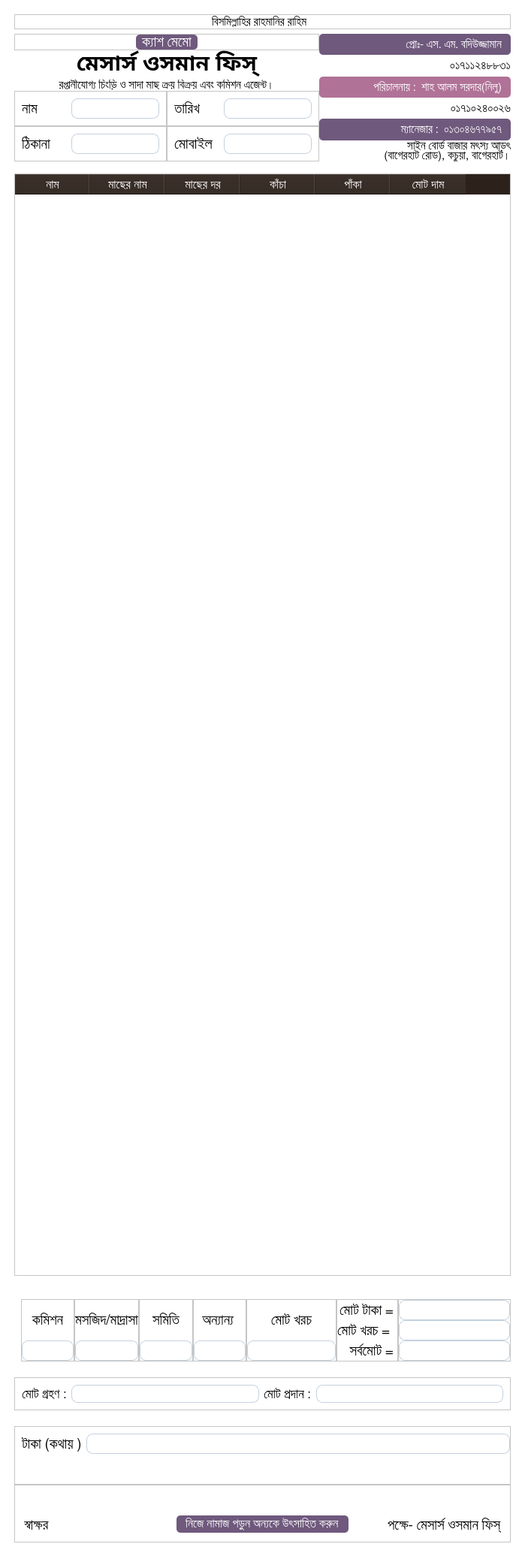
<?xml version="1.0" encoding="UTF-8"?>
<ui version="4.0">
 <class>Form</class>
 <widget class="QWidget" name="Form">
  <property name="geometry">
   <rect>
    <x>0</x>
    <y>0</y>
    <width>699</width>
    <height>2088</height>
   </rect>
  </property>
  <property name="font">
   <font>
    <family>Arial</family>
    <pointsize>12</pointsize>
   </font>
  </property>
  <property name="windowTitle">
   <string>Form</string>
  </property>
  <property name="styleSheet">
   <string notr="true">#Form{border:1px solid #2D221B; padding:10px; margin:10px }
QLineEdit{border:1px solid #C3D1DF;border-radius:8px;pdding:5px 15px}
*{background-color:white;}</string>
  </property>
  <layout class="QVBoxLayout" name="verticalLayout_7">
   <property name="spacing">
    <number>0</number>
   </property>
   <property name="leftMargin">
    <number>10</number>
   </property>
   <property name="topMargin">
    <number>10</number>
   </property>
   <property name="rightMargin">
    <number>10</number>
   </property>
   <property name="bottomMargin">
    <number>10</number>
   </property>
   <item>
    <widget class="QWidget" name="widget" native="true">
     <layout class="QVBoxLayout" name="verticalLayout">
      <item>
       <widget class="QFrame" name="frame">
        <property name="maximumSize">
         <size>
          <width>16777215</width>
          <height>20</height>
         </size>
        </property>
        <property name="frameShape">
         <enum>QFrame::StyledPanel</enum>
        </property>
        <property name="frameShadow">
         <enum>QFrame::Raised</enum>
        </property>
        <layout class="QHBoxLayout" name="horizontalLayout_2">
         <property name="leftMargin">
          <number>0</number>
         </property>
         <property name="topMargin">
          <number>0</number>
         </property>
         <property name="rightMargin">
          <number>0</number>
         </property>
         <property name="bottomMargin">
          <number>0</number>
         </property>
         <item>
          <spacer name="horizontalSpacer">
           <property name="orientation">
            <enum>Qt::Horizontal</enum>
           </property>
           <property name="sizeHint" stdset="0">
            <size>
             <width>285</width>
             <height>15</height>
            </size>
           </property>
          </spacer>
         </item>
         <item>
          <widget class="QLabel" name="label">
           <property name="maximumSize">
            <size>
             <width>160</width>
             <height>50</height>
            </size>
           </property>
           <property name="font">
            <font>
             <pointsize>11</pointsize>
            </font>
           </property>
           <property name="text">
            <string>বিসমিল্লাহির রাহমানির রাহিম </string>
           </property>
          </widget>
         </item>
         <item>
          <spacer name="horizontalSpacer_2">
           <property name="orientation">
            <enum>Qt::Horizontal</enum>
           </property>
           <property name="sizeHint" stdset="0">
            <size>
             <width>288</width>
             <height>15</height>
            </size>
           </property>
          </spacer>
         </item>
        </layout>
       </widget>
      </item>
      <item>
       <widget class="QWidget" name="widget_2" native="true">
        <layout class="QHBoxLayout" name="horizontalLayout_3">
         <property name="spacing">
          <number>0</number>
         </property>
         <property name="leftMargin">
          <number>0</number>
         </property>
         <property name="topMargin">
          <number>0</number>
         </property>
         <property name="rightMargin">
          <number>0</number>
         </property>
         <property name="bottomMargin">
          <number>0</number>
         </property>
         <item>
          <widget class="QWidget" name="leftheader" native="true">
           <property name="styleSheet">
            <string notr="true"/>
           </property>
           <layout class="QVBoxLayout" name="verticalLayout_3">
            <property name="spacing">
             <number>0</number>
            </property>
            <property name="leftMargin">
             <number>0</number>
            </property>
            <property name="topMargin">
             <number>0</number>
            </property>
            <property name="rightMargin">
             <number>0</number>
            </property>
            <property name="bottomMargin">
             <number>0</number>
            </property>
            <item>
             <widget class="QFrame" name="frame_6">
              <property name="frameShape">
               <enum>QFrame::StyledPanel</enum>
              </property>
              <property name="frameShadow">
               <enum>QFrame::Raised</enum>
              </property>
              <layout class="QHBoxLayout" name="horizontalLayout_10">
               <property name="spacing">
                <number>0</number>
               </property>
               <property name="leftMargin">
                <number>0</number>
               </property>
               <property name="topMargin">
                <number>0</number>
               </property>
               <property name="rightMargin">
                <number>0</number>
               </property>
               <property name="bottomMargin">
                <number>0</number>
               </property>
               <item>
                <spacer name="horizontalSpacer_4">
                 <property name="orientation">
                  <enum>Qt::Horizontal</enum>
                 </property>
                 <property name="sizeHint" stdset="0">
                  <size>
                   <width>217</width>
                   <height>20</height>
                  </size>
                 </property>
                </spacer>
               </item>
               <item>
                <widget class="QLabel" name="memoLabel">
                 <property name="maximumSize">
                  <size>
                   <width>250</width>
                   <height>20</height>
                  </size>
                 </property>
                 <property name="font">
                  <font>
                   <family>SutonnyMJ</family>
                   <pointsize>14</pointsize>
                  </font>
                 </property>
                 <property name="styleSheet">
                  <string notr="true">background-color: rgb(111, 89, 125);
color: rgb(255, 255, 255);
border-radius:5px;padding:3px 8px;</string>
                 </property>
                 <property name="text">
                  <string>ক্যাশ মেমো</string>
                 </property>
                 <property name="alignment">
                  <set>Qt::AlignCenter</set>
                 </property>
                </widget>
               </item>
               <item>
                <spacer name="horizontalSpacer_3">
                 <property name="orientation">
                  <enum>Qt::Horizontal</enum>
                 </property>
                 <property name="sizeHint" stdset="0">
                  <size>
                   <width>217</width>
                   <height>20</height>
                  </size>
                 </property>
                </spacer>
               </item>
              </layout>
             </widget>
            </item>
            <item>
             <widget class="QLabel" name="label_9">
              <property name="font">
               <font>
                <family>SutonnyMJ</family>
                <pointsize>22</pointsize>
                <weight>75</weight>
                <bold>true</bold>
               </font>
              </property>
              <property name="text">
               <string>মেসার্স ওসমান ফিস্</string>
              </property>
              <property name="alignment">
               <set>Qt::AlignCenter</set>
              </property>
             </widget>
            </item>
            <item>
             <widget class="QLabel" name="label_10">
              <property name="font">
               <font>
                <family>SutonnyMJ</family>
                <pointsize>11</pointsize>
               </font>
              </property>
              <property name="text">
               <string>রপ্তানীযোগ্য চিংড়ি ও সাদা মাছ ক্রয় বিক্রয় এবং কমিশন এজেন্ট।</string>
              </property>
              <property name="alignment">
               <set>Qt::AlignCenter</set>
              </property>
             </widget>
            </item>
            <item>
             <widget class="QWidget" name="widget_8" native="true">
              <layout class="QHBoxLayout" name="horizontalLayout_4">
               <property name="spacing">
                <number>0</number>
               </property>
               <property name="leftMargin">
                <number>0</number>
               </property>
               <property name="topMargin">
                <number>0</number>
               </property>
               <property name="rightMargin">
                <number>0</number>
               </property>
               <property name="bottomMargin">
                <number>0</number>
               </property>
               <item>
                <widget class="QFrame" name="frame_2">
                 <property name="frameShape">
                  <enum>QFrame::StyledPanel</enum>
                 </property>
                 <property name="frameShadow">
                  <enum>QFrame::Raised</enum>
                 </property>
                 <layout class="QHBoxLayout" name="horizontalLayout_6">
                  <item>
                   <widget class="QLabel" name="label_11">
                    <property name="minimumSize">
                     <size>
                      <width>60</width>
                      <height>0</height>
                     </size>
                    </property>
                    <property name="maximumSize">
                     <size>
                      <width>60</width>
                      <height>16777215</height>
                     </size>
                    </property>
                    <property name="font">
                     <font>
                      <family>SutonnyMJ</family>
                      <pointsize>14</pointsize>
                     </font>
                    </property>
                    <property name="text">
                     <string>নাম</string>
                    </property>
                   </widget>
                  </item>
                  <item>
                   <widget class="QLineEdit" name="name">
                    <property name="font">
                     <font>
                      <family>Arial</family>
                      <pointsize>14</pointsize>
                     </font>
                    </property>
                   </widget>
                  </item>
                 </layout>
                </widget>
               </item>
               <item>
                <widget class="QFrame" name="frame_3">
                 <property name="frameShape">
                  <enum>QFrame::StyledPanel</enum>
                 </property>
                 <property name="frameShadow">
                  <enum>QFrame::Raised</enum>
                 </property>
                 <layout class="QHBoxLayout" name="horizontalLayout_7">
                  <item>
                   <widget class="QLabel" name="label_13">
                    <property name="minimumSize">
                     <size>
                      <width>60</width>
                      <height>0</height>
                     </size>
                    </property>
                    <property name="maximumSize">
                     <size>
                      <width>60</width>
                      <height>16777215</height>
                     </size>
                    </property>
                    <property name="font">
                     <font>
                      <family>SutonnyMJ</family>
                      <pointsize>14</pointsize>
                     </font>
                    </property>
                    <property name="text">
                     <string>তারিখ</string>
                    </property>
                   </widget>
                  </item>
                  <item>
                   <widget class="QLineEdit" name="date">
                    <property name="font">
                     <font>
                      <family>Arial</family>
                      <pointsize>14</pointsize>
                     </font>
                    </property>
                   </widget>
                  </item>
                 </layout>
                </widget>
               </item>
              </layout>
             </widget>
            </item>
            <item>
             <widget class="QWidget" name="widget_9" native="true">
              <layout class="QHBoxLayout" name="horizontalLayout_5">
               <property name="spacing">
                <number>0</number>
               </property>
               <property name="leftMargin">
                <number>0</number>
               </property>
               <property name="topMargin">
                <number>0</number>
               </property>
               <property name="rightMargin">
                <number>0</number>
               </property>
               <property name="bottomMargin">
                <number>0</number>
               </property>
               <item>
                <widget class="QFrame" name="frame_4">
                 <property name="frameShape">
                  <enum>QFrame::StyledPanel</enum>
                 </property>
                 <property name="frameShadow">
                  <enum>QFrame::Raised</enum>
                 </property>
                 <layout class="QHBoxLayout" name="horizontalLayout_8">
                  <item>
                   <widget class="QLabel" name="label_12">
                    <property name="minimumSize">
                     <size>
                      <width>60</width>
                      <height>0</height>
                     </size>
                    </property>
                    <property name="maximumSize">
                     <size>
                      <width>60</width>
                      <height>16777215</height>
                     </size>
                    </property>
                    <property name="font">
                     <font>
                      <family>SutonnyMJ</family>
                      <pointsize>14</pointsize>
                     </font>
                    </property>
                    <property name="text">
                     <string>ঠিকানা</string>
                    </property>
                   </widget>
                  </item>
                  <item>
                   <widget class="QLineEdit" name="address">
                    <property name="font">
                     <font>
                      <family>Arial</family>
                      <pointsize>14</pointsize>
                     </font>
                    </property>
                   </widget>
                  </item>
                 </layout>
                </widget>
               </item>
               <item>
                <widget class="QFrame" name="frame_5">
                 <property name="frameShape">
                  <enum>QFrame::StyledPanel</enum>
                 </property>
                 <property name="frameShadow">
                  <enum>QFrame::Raised</enum>
                 </property>
                 <layout class="QHBoxLayout" name="horizontalLayout_9">
                  <item>
                   <widget class="QLabel" name="label_14">
                    <property name="minimumSize">
                     <size>
                      <width>60</width>
                      <height>0</height>
                     </size>
                    </property>
                    <property name="maximumSize">
                     <size>
                      <width>60</width>
                      <height>16777215</height>
                     </size>
                    </property>
                    <property name="font">
                     <font>
                      <family>SutonnyMJ</family>
                      <pointsize>15</pointsize>
                     </font>
                    </property>
                    <property name="text">
                     <string>মোবাইল</string>
                    </property>
                   </widget>
                  </item>
                  <item>
                   <widget class="QLineEdit" name="mobile">
                    <property name="font">
                     <font>
                      <family>Arial</family>
                      <pointsize>14</pointsize>
                     </font>
                    </property>
                   </widget>
                  </item>
                 </layout>
                </widget>
               </item>
              </layout>
             </widget>
            </item>
           </layout>
          </widget>
         </item>
         <item>
          <widget class="QWidget" name="rightheader" native="true">
           <property name="minimumSize">
            <size>
             <width>255</width>
             <height>0</height>
            </size>
           </property>
           <property name="maximumSize">
            <size>
             <width>240</width>
             <height>16777215</height>
            </size>
           </property>
           <property name="baseSize">
            <size>
             <width>250</width>
             <height>0</height>
            </size>
           </property>
           <property name="styleSheet">
            <string notr="true">text-align: center;</string>
           </property>
           <layout class="QVBoxLayout" name="verticalLayout_2">
            <property name="spacing">
             <number>0</number>
            </property>
            <property name="leftMargin">
             <number>0</number>
            </property>
            <property name="topMargin">
             <number>0</number>
            </property>
            <property name="rightMargin">
             <number>0</number>
            </property>
            <property name="bottomMargin">
             <number>0</number>
            </property>
            <item>
             <widget class="QLabel" name="label_2">
              <property name="font">
               <font>
                <family>SutonnyMJ</family>
                <pointsize>11</pointsize>
               </font>
              </property>
              <property name="styleSheet">
               <string notr="true">background-color: rgb(111, 89, 125);
color: rgb(255, 255, 255);
border-radius:5px;padding:3px 8px;</string>
              </property>
              <property name="text">
               <string>প্রোঃ- এস. এম. বদিউজ্জামান</string>
              </property>
              <property name="alignment">
               <set>Qt::AlignRight|Qt::AlignTrailing|Qt::AlignVCenter</set>
              </property>
             </widget>
            </item>
            <item>
             <widget class="QLabel" name="label_3">
              <property name="font">
               <font>
                <family>SutonnyMJ</family>
                <pointsize>12</pointsize>
               </font>
              </property>
              <property name="styleSheet">
               <string notr="true"/>
              </property>
              <property name="text">
               <string>০১৭১১২৪৮৮৩১</string>
              </property>
              <property name="alignment">
               <set>Qt::AlignRight|Qt::AlignTrailing|Qt::AlignVCenter</set>
              </property>
             </widget>
            </item>
            <item>
             <widget class="QLabel" name="label_4">
              <property name="font">
               <font>
                <family>SutonnyMJ</family>
                <pointsize>11</pointsize>
                <weight>50</weight>
                <bold>false</bold>
               </font>
              </property>
              <property name="styleSheet">
               <string notr="true">background-color: rgb(176, 114, 151);
color: rgb(255, 255, 255);
border-radius:5px;padding:3px 8px;</string>
              </property>
              <property name="text">
               <string>পরিচালনায় :  শাহ আলম সরদার(নিলু)</string>
              </property>
              <property name="alignment">
               <set>Qt::AlignRight|Qt::AlignTrailing|Qt::AlignVCenter</set>
              </property>
             </widget>
            </item>
            <item>
             <widget class="QLabel" name="label_5">
              <property name="font">
               <font>
                <family>SutonnyMJ</family>
                <pointsize>12</pointsize>
               </font>
              </property>
              <property name="text">
               <string>০১৭১০২৪০০২৬</string>
              </property>
              <property name="alignment">
               <set>Qt::AlignRight|Qt::AlignTrailing|Qt::AlignVCenter</set>
              </property>
             </widget>
            </item>
            <item>
             <widget class="QLabel" name="label_6">
              <property name="font">
               <font>
                <family>SutonnyMJ</family>
                <pointsize>11</pointsize>
               </font>
              </property>
              <property name="styleSheet">
               <string notr="true">background-color: rgb(111, 89, 125);
color: rgb(255, 255, 255);
border-radius:5px;padding:3px 8px;</string>
              </property>
              <property name="text">
               <string>ম্যানেজার :  ০১৩০৪৬৭৭৯৫৭</string>
              </property>
              <property name="alignment">
               <set>Qt::AlignRight|Qt::AlignTrailing|Qt::AlignVCenter</set>
              </property>
             </widget>
            </item>
            <item>
             <widget class="QLabel" name="label_7">
              <property name="font">
               <font>
                <family>SutonnyMJ</family>
                <pointsize>11</pointsize>
               </font>
              </property>
              <property name="text">
               <string>সাইন বোর্ড বাজার মৎস্য আড়ৎ
(বাগেরহাট রোড), কচুয়া, বাগেরহাট।</string>
              </property>
              <property name="alignment">
               <set>Qt::AlignRight|Qt::AlignTrailing|Qt::AlignVCenter</set>
              </property>
             </widget>
            </item>
           </layout>
          </widget>
         </item>
        </layout>
       </widget>
      </item>
      <item>
       <widget class="QWidget" name="widget_3" native="true">
        <property name="styleSheet">
         <string notr="true">#tableWidget::header{background:red}</string>
        </property>
        <layout class="QVBoxLayout" name="verticalLayout_10">
         <property name="spacing">
          <number>0</number>
         </property>
         <property name="leftMargin">
          <number>0</number>
         </property>
         <property name="topMargin">
          <number>10</number>
         </property>
         <property name="rightMargin">
          <number>0</number>
         </property>
         <property name="bottomMargin">
          <number>10</number>
         </property>
         <item>
          <widget class="QTableWidget" name="tableWidget">
           <property name="font">
            <font>
             <family>Arial</family>
             <pointsize>12</pointsize>
            </font>
           </property>
           <property name="styleSheet">
            <string notr="true">QHeaderView::section, QHeaderView{
    background-color: #2D221B;
    color: white;   
    font-size: 12pt;  
    text-align: center; 
}
</string>
           </property>
           <column>
            <property name="text">
             <string>নাম</string>
            </property>
            <property name="font">
             <font>
              <family>SutonnyMJ</family>
              <pointsize>13</pointsize>
             </font>
            </property>
            <property name="foreground">
             <brush brushstyle="SolidPattern">
              <color alpha="255">
               <red>0</red>
               <green>0</green>
               <blue>0</blue>
              </color>
             </brush>
            </property>
           </column>
           <column>
            <property name="text">
             <string>মাছের নাম</string>
            </property>
            <property name="font">
             <font>
              <family>SutonnyMJ</family>
              <pointsize>13</pointsize>
             </font>
            </property>
           </column>
           <column>
            <property name="text">
             <string>মাছের দর</string>
            </property>
            <property name="font">
             <font>
              <family>SutonnyMJ</family>
              <pointsize>13</pointsize>
             </font>
            </property>
           </column>
           <column>
            <property name="text">
             <string>কাঁচা</string>
            </property>
            <property name="font">
             <font>
              <family>SutonnyMJ</family>
              <pointsize>13</pointsize>
             </font>
            </property>
           </column>
           <column>
            <property name="text">
             <string>পাঁকা</string>
            </property>
            <property name="font">
             <font>
              <family>SutonnyMJ</family>
              <pointsize>13</pointsize>
             </font>
            </property>
           </column>
           <column>
            <property name="text">
             <string>মোট দাম</string>
            </property>
            <property name="font">
             <font>
              <family>SutonnyMJ</family>
              <pointsize>13</pointsize>
             </font>
            </property>
           </column>
          </widget>
         </item>
        </layout>
       </widget>
      </item>
      <item>
       <widget class="QWidget" name="finaTakaWidget" native="true">
        <layout class="QHBoxLayout" name="horizontalLayout_13">
         <property name="spacing">
          <number>0</number>
         </property>
         <property name="topMargin">
          <number>15</number>
         </property>
         <property name="rightMargin">
          <number>0</number>
         </property>
         <property name="bottomMargin">
          <number>15</number>
         </property>
         <item>
          <widget class="QFrame" name="frame_9">
           <property name="frameShape">
            <enum>QFrame::StyledPanel</enum>
           </property>
           <property name="frameShadow">
            <enum>QFrame::Raised</enum>
           </property>
           <layout class="QVBoxLayout" name="verticalLayout_9">
            <property name="spacing">
             <number>0</number>
            </property>
            <property name="leftMargin">
             <number>0</number>
            </property>
            <property name="topMargin">
             <number>0</number>
            </property>
            <property name="rightMargin">
             <number>0</number>
            </property>
            <property name="bottomMargin">
             <number>0</number>
            </property>
            <item>
             <widget class="QLabel" name="label_19">
              <property name="font">
               <font>
                <family>SutonnyMJ</family>
                <pointsize>14</pointsize>
               </font>
              </property>
              <property name="text">
               <string>কমিশন</string>
              </property>
              <property name="alignment">
               <set>Qt::AlignCenter</set>
              </property>
             </widget>
            </item>
            <item>
             <widget class="QLineEdit" name="commission">
              <property name="font">
               <font>
                <family>Arial</family>
                <pointsize>14</pointsize>
               </font>
              </property>
             </widget>
            </item>
           </layout>
          </widget>
         </item>
         <item>
          <widget class="QFrame" name="frame_10">
           <property name="frameShape">
            <enum>QFrame::StyledPanel</enum>
           </property>
           <property name="frameShadow">
            <enum>QFrame::Raised</enum>
           </property>
           <layout class="QVBoxLayout" name="verticalLayout_13">
            <property name="spacing">
             <number>0</number>
            </property>
            <property name="leftMargin">
             <number>0</number>
            </property>
            <property name="topMargin">
             <number>0</number>
            </property>
            <property name="rightMargin">
             <number>0</number>
            </property>
            <property name="bottomMargin">
             <number>0</number>
            </property>
            <item>
             <widget class="QLabel" name="label_20">
              <property name="font">
               <font>
                <family>SutonnyMJ</family>
                <pointsize>14</pointsize>
               </font>
              </property>
              <property name="text">
               <string>মসজিদ/মাদ্রাসা</string>
              </property>
              <property name="alignment">
               <set>Qt::AlignCenter</set>
              </property>
             </widget>
            </item>
            <item>
             <widget class="QLineEdit" name="mosque">
              <property name="font">
               <font>
                <family>Arial</family>
                <pointsize>14</pointsize>
               </font>
              </property>
             </widget>
            </item>
           </layout>
          </widget>
         </item>
         <item>
          <widget class="QFrame" name="frame_11">
           <property name="frameShape">
            <enum>QFrame::StyledPanel</enum>
           </property>
           <property name="frameShadow">
            <enum>QFrame::Raised</enum>
           </property>
           <layout class="QVBoxLayout" name="verticalLayout_12">
            <property name="spacing">
             <number>0</number>
            </property>
            <property name="leftMargin">
             <number>0</number>
            </property>
            <property name="topMargin">
             <number>0</number>
            </property>
            <property name="rightMargin">
             <number>0</number>
            </property>
            <property name="bottomMargin">
             <number>0</number>
            </property>
            <item>
             <widget class="QLabel" name="label_21">
              <property name="font">
               <font>
                <family>SutonnyMJ</family>
                <pointsize>14</pointsize>
               </font>
              </property>
              <property name="text">
               <string>সমিতি</string>
              </property>
              <property name="alignment">
               <set>Qt::AlignCenter</set>
              </property>
             </widget>
            </item>
            <item>
             <widget class="QLineEdit" name="somiti">
              <property name="font">
               <font>
                <family>Arial</family>
                <pointsize>14</pointsize>
               </font>
              </property>
             </widget>
            </item>
           </layout>
          </widget>
         </item>
         <item>
          <widget class="QFrame" name="frame_12">
           <property name="frameShape">
            <enum>QFrame::StyledPanel</enum>
           </property>
           <property name="frameShadow">
            <enum>QFrame::Raised</enum>
           </property>
           <layout class="QVBoxLayout" name="verticalLayout_11">
            <property name="spacing">
             <number>0</number>
            </property>
            <property name="leftMargin">
             <number>0</number>
            </property>
            <property name="topMargin">
             <number>0</number>
            </property>
            <property name="rightMargin">
             <number>0</number>
            </property>
            <property name="bottomMargin">
             <number>0</number>
            </property>
            <item>
             <widget class="QLabel" name="label_22">
              <property name="font">
               <font>
                <family>SutonnyMJ</family>
                <pointsize>14</pointsize>
               </font>
              </property>
              <property name="text">
               <string>অন্যান্য </string>
              </property>
              <property name="alignment">
               <set>Qt::AlignCenter</set>
              </property>
             </widget>
            </item>
            <item>
             <widget class="QLineEdit" name="others">
              <property name="font">
               <font>
                <family>Arial</family>
                <pointsize>14</pointsize>
               </font>
              </property>
             </widget>
            </item>
           </layout>
          </widget>
         </item>
         <item>
          <widget class="QFrame" name="frame_13">
           <property name="minimumSize">
            <size>
             <width>120</width>
             <height>0</height>
            </size>
           </property>
           <property name="frameShape">
            <enum>QFrame::StyledPanel</enum>
           </property>
           <property name="frameShadow">
            <enum>QFrame::Raised</enum>
           </property>
           <layout class="QVBoxLayout" name="verticalLayout_8">
            <property name="spacing">
             <number>0</number>
            </property>
            <property name="leftMargin">
             <number>0</number>
            </property>
            <property name="topMargin">
             <number>0</number>
            </property>
            <property name="rightMargin">
             <number>0</number>
            </property>
            <property name="bottomMargin">
             <number>0</number>
            </property>
            <item>
             <widget class="QLabel" name="label_23">
              <property name="font">
               <font>
                <family>SutonnyMJ</family>
                <pointsize>14</pointsize>
               </font>
              </property>
              <property name="text">
               <string>মোট খরচ</string>
              </property>
              <property name="alignment">
               <set>Qt::AlignCenter</set>
              </property>
             </widget>
            </item>
            <item>
             <widget class="QLineEdit" name="totalCost_raw">
              <property name="font">
               <font>
                <family>Arial</family>
                <pointsize>14</pointsize>
               </font>
              </property>
             </widget>
            </item>
           </layout>
          </widget>
         </item>
         <item>
          <widget class="QFrame" name="frame_14">
           <property name="frameShape">
            <enum>QFrame::StyledPanel</enum>
           </property>
           <property name="frameShadow">
            <enum>QFrame::Raised</enum>
           </property>
           <layout class="QVBoxLayout" name="verticalLayout_5">
            <property name="spacing">
             <number>0</number>
            </property>
            <property name="leftMargin">
             <number>0</number>
            </property>
            <property name="topMargin">
             <number>0</number>
            </property>
            <property name="rightMargin">
             <number>5</number>
            </property>
            <property name="bottomMargin">
             <number>0</number>
            </property>
            <item>
             <widget class="QLabel" name="label_24">
              <property name="font">
               <font>
                <family>SutonnyMJ</family>
                <pointsize>14</pointsize>
               </font>
              </property>
              <property name="text">
               <string>মোট টাকা =</string>
              </property>
              <property name="alignment">
               <set>Qt::AlignRight|Qt::AlignTrailing|Qt::AlignVCenter</set>
              </property>
             </widget>
            </item>
            <item>
             <widget class="QLabel" name="label_25">
              <property name="font">
               <font>
                <family>SutonnyMJ</family>
                <pointsize>14</pointsize>
               </font>
              </property>
              <property name="text">
               <string>মোট খরচ = </string>
              </property>
              <property name="alignment">
               <set>Qt::AlignRight|Qt::AlignTrailing|Qt::AlignVCenter</set>
              </property>
             </widget>
            </item>
            <item>
             <widget class="QLabel" name="label_26">
              <property name="font">
               <font>
                <family>SutonnyMJ</family>
                <pointsize>14</pointsize>
               </font>
              </property>
              <property name="text">
               <string>সর্বমোট =</string>
              </property>
              <property name="alignment">
               <set>Qt::AlignRight|Qt::AlignTrailing|Qt::AlignVCenter</set>
              </property>
             </widget>
            </item>
           </layout>
          </widget>
         </item>
         <item>
          <widget class="QFrame" name="frame_15">
           <property name="minimumSize">
            <size>
             <width>150</width>
             <height>0</height>
            </size>
           </property>
           <property name="maximumSize">
            <size>
             <width>200</width>
             <height>16777215</height>
            </size>
           </property>
           <property name="frameShape">
            <enum>QFrame::StyledPanel</enum>
           </property>
           <property name="frameShadow">
            <enum>QFrame::Raised</enum>
           </property>
           <layout class="QVBoxLayout" name="verticalLayout_6">
            <property name="spacing">
             <number>0</number>
            </property>
            <property name="leftMargin">
             <number>0</number>
            </property>
            <property name="topMargin">
             <number>0</number>
            </property>
            <property name="rightMargin">
             <number>0</number>
            </property>
            <property name="bottomMargin">
             <number>0</number>
            </property>
            <item>
             <widget class="QLineEdit" name="totalTaka">
              <property name="font">
               <font>
                <family>Arial</family>
                <pointsize>14</pointsize>
               </font>
              </property>
              <property name="text">
               <string/>
              </property>
             </widget>
            </item>
            <item>
             <widget class="QLineEdit" name="totalCost">
              <property name="font">
               <font>
                <family>Arial</family>
                <pointsize>14</pointsize>
               </font>
              </property>
             </widget>
            </item>
            <item>
             <widget class="QLineEdit" name="finalTaka">
              <property name="font">
               <font>
                <family>Arial</family>
                <pointsize>14</pointsize>
               </font>
              </property>
             </widget>
            </item>
           </layout>
          </widget>
         </item>
        </layout>
       </widget>
      </item>
      <item>
       <widget class="QFrame" name="recevied_frame">
        <property name="frameShape">
         <enum>QFrame::StyledPanel</enum>
        </property>
        <property name="frameShadow">
         <enum>QFrame::Raised</enum>
        </property>
        <layout class="QHBoxLayout" name="horizontalLayout">
         <item>
          <widget class="QLabel" name="label_8">
           <property name="font">
            <font>
             <pointsize>13</pointsize>
            </font>
           </property>
           <property name="text">
            <string>মোট গ্রহণ :</string>
           </property>
          </widget>
         </item>
         <item>
          <widget class="QLineEdit" name="receivedAmount">
           <property name="font">
            <font>
             <pointsize>13</pointsize>
            </font>
           </property>
          </widget>
         </item>
         <item>
          <widget class="QLabel" name="label_28">
           <property name="font">
            <font>
             <pointsize>13</pointsize>
            </font>
           </property>
           <property name="text">
            <string>মোট প্রদান :</string>
           </property>
          </widget>
         </item>
         <item>
          <widget class="QLineEdit" name="paidAmount">
           <property name="font">
            <font>
             <pointsize>13</pointsize>
            </font>
           </property>
          </widget>
         </item>
        </layout>
       </widget>
      </item>
      <item>
       <widget class="QWidget" name="widget_5" native="true">
        <layout class="QVBoxLayout" name="verticalLayout_4">
         <property name="spacing">
          <number>0</number>
         </property>
         <property name="leftMargin">
          <number>0</number>
         </property>
         <property name="topMargin">
          <number>15</number>
         </property>
         <property name="rightMargin">
          <number>0</number>
         </property>
         <property name="bottomMargin">
          <number>15</number>
         </property>
         <item alignment="Qt::AlignBottom">
          <widget class="QFrame" name="frame_7">
           <property name="styleSheet">
            <string notr="true">QLineEdit{pdding:5px 15px}</string>
           </property>
           <property name="frameShape">
            <enum>QFrame::StyledPanel</enum>
           </property>
           <property name="frameShadow">
            <enum>QFrame::Raised</enum>
           </property>
           <layout class="QHBoxLayout" name="horizontalLayout_11">
            <property name="rightMargin">
             <number>0</number>
            </property>
            <property name="bottomMargin">
             <number>40</number>
            </property>
            <item>
             <widget class="QLabel" name="label_16">
              <property name="font">
               <font>
                <family>SutonnyMJ</family>
                <pointsize>14</pointsize>
               </font>
              </property>
              <property name="text">
               <string>টাকা (কথায় )</string>
              </property>
             </widget>
            </item>
            <item>
             <widget class="QLineEdit" name="taka_text">
              <property name="font">
               <font>
                <family>Arial</family>
                <pointsize>14</pointsize>
               </font>
              </property>
             </widget>
            </item>
           </layout>
          </widget>
         </item>
         <item alignment="Qt::AlignBottom">
          <widget class="QFrame" name="frame_8">
           <property name="minimumSize">
            <size>
             <width>0</width>
             <height>60</height>
            </size>
           </property>
           <property name="frameShape">
            <enum>QFrame::StyledPanel</enum>
           </property>
           <property name="frameShadow">
            <enum>QFrame::Raised</enum>
           </property>
           <layout class="QHBoxLayout" name="horizontalLayout_12">
            <property name="spacing">
             <number>0</number>
            </property>
            <property name="leftMargin">
             <number>12</number>
            </property>
            <property name="topMargin">
             <number>20</number>
            </property>
            <property name="rightMargin">
             <number>12</number>
            </property>
            <property name="bottomMargin">
             <number>12</number>
            </property>
            <item alignment="Qt::AlignLeft|Qt::AlignBottom">
             <widget class="QLabel" name="label_15">
              <property name="font">
               <font>
                <family>SutonnyMJ</family>
                <pointsize>14</pointsize>
               </font>
              </property>
              <property name="styleSheet">
               <string notr="true"/>
              </property>
              <property name="text">
               <string>স্বাক্ষর</string>
              </property>
             </widget>
            </item>
            <item alignment="Qt::AlignBottom">
             <widget class="QLabel" name="label_17">
              <property name="font">
               <font>
                <family>SutonnyMJ</family>
                <pointsize>12</pointsize>
               </font>
              </property>
              <property name="styleSheet">
               <string notr="true">background-color: rgb(111, 89, 125);
color: rgb(255, 255, 255);
border-radius:5px;padding:3px 8px;
margin-top:20px;</string>
              </property>
              <property name="text">
               <string>নিজে নামাজ পড়ুন অন্যকে উৎসাহিত করুন</string>
              </property>
             </widget>
            </item>
            <item alignment="Qt::AlignRight|Qt::AlignBottom">
             <widget class="QLabel" name="label_18">
              <property name="font">
               <font>
                <family>SutonnyMJ</family>
                <pointsize>14</pointsize>
               </font>
              </property>
              <property name="text">
               <string>পক্ষে- মেসার্স ওসমান ফিস্</string>
              </property>
             </widget>
            </item>
           </layout>
          </widget>
         </item>
        </layout>
       </widget>
      </item>
     </layout>
    </widget>
   </item>
  </layout>
 </widget>
 <resources/>
 <connections/>
</ui>
